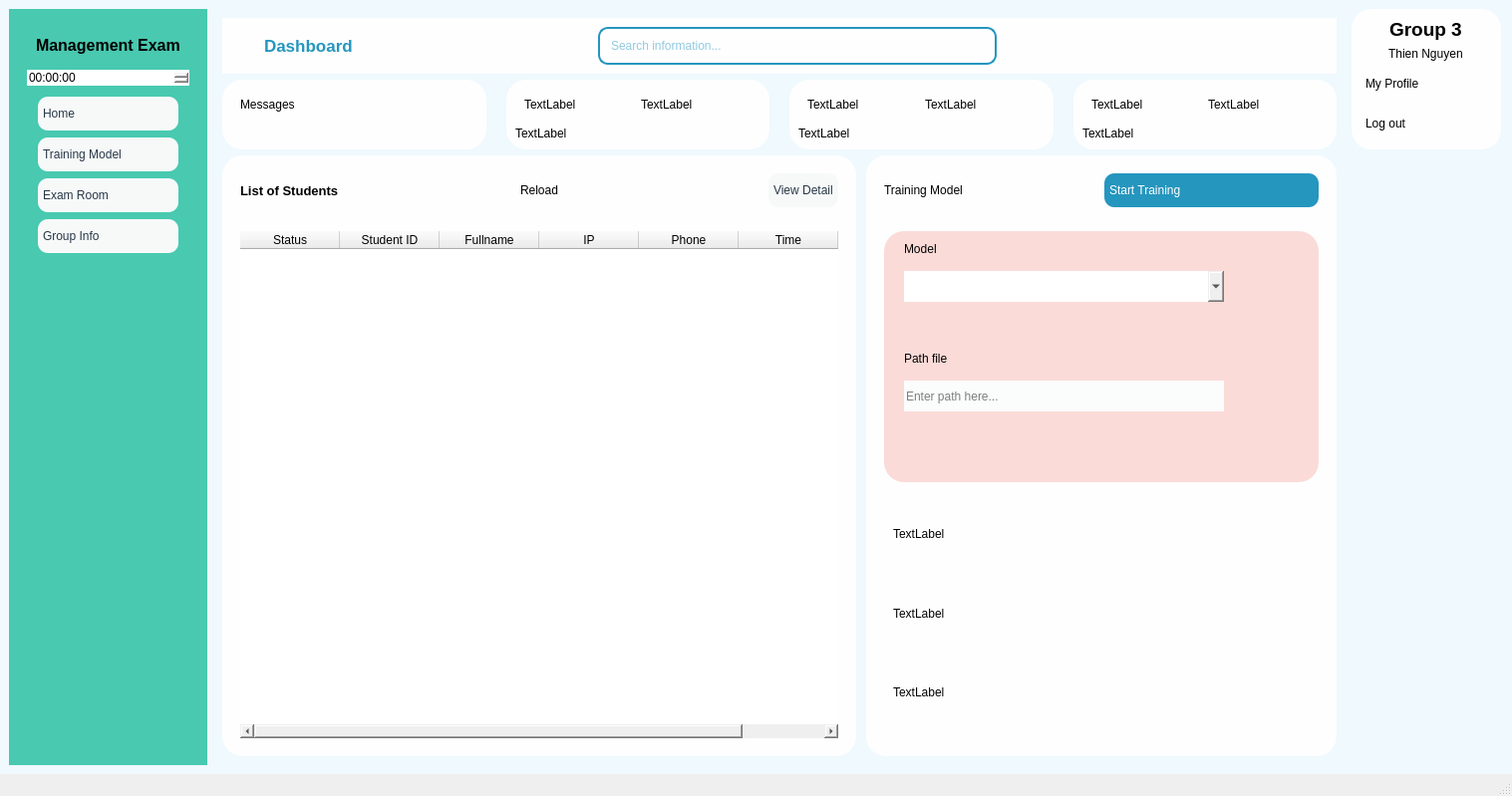
<?xml version="1.0" encoding="UTF-8"?>
<ui version="4.0">
 <class>MainWindow</class>
 <widget class="QMainWindow" name="MainWindow">
  <property name="geometry">
   <rect>
    <x>0</x>
    <y>0</y>
    <width>1517</width>
    <height>799</height>
   </rect>
  </property>
  <property name="sizePolicy">
   <sizepolicy hsizetype="Preferred" vsizetype="Expanding">
    <horstretch>0</horstretch>
    <verstretch>0</verstretch>
   </sizepolicy>
  </property>
  <property name="windowTitle">
   <string>MainWindow</string>
  </property>
  <widget class="QWidget" name="centralwidget">
   <property name="styleSheet">
    <string notr="true">*{
	color: #000;
	border: none;
}
#centralwidget{
	background-color: #eff9fe;

}
 #frame_11{
	background-color: #2596be;
}
QLineEdit{
	background: transparent;
	color: #2596be;
}
#searchFrame{
	border-radius: 10px;
	border: 2px solid #2596be;
}
#appHeader{
	color: #2596be;
}
#card1, #card2, #card3, #card4 {
	background-color: #fefeff;
	border-radius: 20px;
}
#pushButton, #pushButton_2{
	background-color: #2596be;
	color: #fff;
	border-radius: 10px;
}
#widget_4, #widget_5, #profileCont, #frame_15{
	background-color: #fefeff;
	border-radius: 20px;
}
#headerFrame{
	background-color: #fefeff;
}
#pushButton_3{
	background-color: #fefeff;
	padding: 10px 5px;
	text-align: left;
	border-top-left-radius: 20px ;
}
QPushButton{
	padding: 10px 5px;
	text-align: left;
}</string>
   </property>
   <layout class="QHBoxLayout" name="horizontalLayout">
    <property name="rightMargin">
     <number>11</number>
    </property>
    <item>
     <widget class="QWidget" name="leftMenu" native="true">
      <property name="styleSheet">
       <string notr="true">#leftMenu {
background-color:#48C9B0;
}</string>
      </property>
      <layout class="QVBoxLayout" name="verticalLayout_7">
       <item>
        <widget class="QFrame" name="frame_7">
         <property name="frameShape">
          <enum>QFrame::StyledPanel</enum>
         </property>
         <property name="frameShadow">
          <enum>QFrame::Raised</enum>
         </property>
         <layout class="QVBoxLayout" name="verticalLayout_8">
          <item>
           <widget class="QFrame" name="frame_8">
            <property name="sizePolicy">
             <sizepolicy hsizetype="Preferred" vsizetype="Preferred">
              <horstretch>0</horstretch>
              <verstretch>0</verstretch>
             </sizepolicy>
            </property>
            <property name="frameShape">
             <enum>QFrame::StyledPanel</enum>
            </property>
            <property name="frameShadow">
             <enum>QFrame::Raised</enum>
            </property>
            <layout class="QHBoxLayout" name="horizontalLayout_14">
             <item alignment="Qt::AlignTop">
              <widget class="QLabel" name="label_27">
               <property name="font">
                <font>
                 <pointsize>12</pointsize>
                 <weight>75</weight>
                 <bold>true</bold>
                </font>
               </property>
               <property name="text">
                <string>Management Exam</string>
               </property>
              </widget>
             </item>
            </layout>
           </widget>
          </item>
          <item>
           <widget class="QFrame" name="frame_9">
            <property name="sizePolicy">
             <sizepolicy hsizetype="Preferred" vsizetype="Expanding">
              <horstretch>0</horstretch>
              <verstretch>0</verstretch>
             </sizepolicy>
            </property>
            <property name="frameShape">
             <enum>QFrame::StyledPanel</enum>
            </property>
            <property name="frameShadow">
             <enum>QFrame::Raised</enum>
            </property>
            <layout class="QVBoxLayout" name="verticalLayout_9">
             <property name="spacing">
              <number>0</number>
             </property>
             <property name="leftMargin">
              <number>0</number>
             </property>
             <property name="topMargin">
              <number>0</number>
             </property>
             <property name="rightMargin">
              <number>0</number>
             </property>
             <property name="bottomMargin">
              <number>0</number>
             </property>
             <item>
              <widget class="QTimeEdit" name="timeEdit"/>
             </item>
             <item alignment="Qt::AlignTop">
              <widget class="QFrame" name="frame_10">
               <property name="sizePolicy">
                <sizepolicy hsizetype="Preferred" vsizetype="Expanding">
                 <horstretch>0</horstretch>
                 <verstretch>0</verstretch>
                </sizepolicy>
               </property>
               <property name="frameShape">
                <enum>QFrame::StyledPanel</enum>
               </property>
               <property name="frameShadow">
                <enum>QFrame::Raised</enum>
               </property>
               <layout class="QVBoxLayout" name="verticalLayout_10">
                <property name="spacing">
                 <number>7</number>
                </property>
                <property name="leftMargin">
                 <number>11</number>
                </property>
                <property name="topMargin">
                 <number>11</number>
                </property>
                <property name="rightMargin">
                 <number>11</number>
                </property>
                <property name="bottomMargin">
                 <number>11</number>
                </property>
                <item>
                 <widget class="QPushButton" name="btnHome">
                  <property name="minimumSize">
                   <size>
                    <width>0</width>
                    <height>0</height>
                   </size>
                  </property>
                  <property name="sizeIncrement">
                   <size>
                    <width>0</width>
                    <height>0</height>
                   </size>
                  </property>
                  <property name="styleSheet">
                   <string notr="true">#btnHome{
	background-color: #F7F9F9;
	color: #283747;
	border-radius: 10px;
}</string>
                  </property>
                  <property name="text">
                   <string>Home</string>
                  </property>
                  <property name="icon">
                   <iconset resource="resources.qrc">
                    <normaloff>:/greenIcons24/assets/green24/home.svg</normaloff>:/greenIcons24/assets/green24/home.svg</iconset>
                  </property>
                 </widget>
                </item>
                <item>
                 <widget class="QPushButton" name="btnCreate">
                  <property name="styleSheet">
                   <string notr="true">#btnCreate{
	background-color: #F7F9F9;
	color: #283747;
	border-radius: 10px;
}</string>
                  </property>
                  <property name="text">
                   <string>Training Model</string>
                  </property>
                  <property name="icon">
                   <iconset resource="resources.qrc">
                    <normaloff>:/greenIcons24/assets/green24/rss.svg</normaloff>:/greenIcons24/assets/green24/rss.svg</iconset>
                  </property>
                 </widget>
                </item>
                <item>
                 <widget class="QPushButton" name="btnB">
                  <property name="styleSheet">
                   <string notr="true">#btnB{
	background-color: #F7F9F9;
	color: #283747;
	border-radius: 10px;
}</string>
                  </property>
                  <property name="text">
                   <string>Exam Room</string>
                  </property>
                  <property name="icon">
                   <iconset resource="resources.qrc">
                    <normaloff>:/greenIcons24/assets/green24/package.svg</normaloff>:/greenIcons24/assets/green24/package.svg</iconset>
                  </property>
                 </widget>
                </item>
                <item>
                 <widget class="QPushButton" name="btnA">
                  <property name="styleSheet">
                   <string notr="true">#btnA{
	background-color: #F7F9F9;
	color: #283747;
	border-radius: 10px;
}</string>
                  </property>
                  <property name="text">
                   <string>Group Info</string>
                  </property>
                  <property name="icon">
                   <iconset resource="resources.qrc">
                    <normaloff>:/greenIcons24/assets/green24/info.svg</normaloff>:/greenIcons24/assets/green24/info.svg</iconset>
                  </property>
                 </widget>
                </item>
               </layout>
              </widget>
             </item>
            </layout>
           </widget>
          </item>
         </layout>
        </widget>
       </item>
      </layout>
     </widget>
    </item>
    <item>
     <widget class="QWidget" name="mainBody" native="true">
      <property name="sizePolicy">
       <sizepolicy hsizetype="Expanding" vsizetype="Preferred">
        <horstretch>0</horstretch>
        <verstretch>0</verstretch>
       </sizepolicy>
      </property>
      <layout class="QVBoxLayout" name="verticalLayout">
       <item alignment="Qt::AlignTop">
        <widget class="QWidget" name="headerFrame" native="true">
         <layout class="QHBoxLayout" name="horizontalLayout_2">
          <property name="spacing">
           <number>0</number>
          </property>
          <property name="leftMargin">
           <number>0</number>
          </property>
          <property name="topMargin">
           <number>0</number>
          </property>
          <property name="rightMargin">
           <number>0</number>
          </property>
          <property name="bottomMargin">
           <number>0</number>
          </property>
          <item alignment="Qt::AlignLeft">
           <widget class="QWidget" name="widget" native="true">
            <layout class="QHBoxLayout" name="horizontalLayout_3">
             <property name="spacing">
              <number>0</number>
             </property>
             <property name="leftMargin">
              <number>0</number>
             </property>
             <property name="topMargin">
              <number>0</number>
             </property>
             <property name="rightMargin">
              <number>0</number>
             </property>
             <property name="bottomMargin">
              <number>0</number>
             </property>
             <item>
              <widget class="QPushButton" name="menuBtn">
               <property name="text">
                <string/>
               </property>
               <property name="icon">
                <iconset resource="resources.qrc">
                 <normaloff>:/greenIcons24/assets/green24/align-justify.svg</normaloff>:/greenIcons24/assets/green24/align-justify.svg</iconset>
               </property>
               <property name="iconSize">
                <size>
                 <width>30</width>
                 <height>30</height>
                </size>
               </property>
              </widget>
             </item>
             <item>
              <widget class="QLabel" name="appHeader">
               <property name="font">
                <font>
                 <pointsize>13</pointsize>
                 <weight>75</weight>
                 <bold>true</bold>
                </font>
               </property>
               <property name="text">
                <string>Dashboard</string>
               </property>
              </widget>
             </item>
            </layout>
           </widget>
          </item>
          <item alignment="Qt::AlignHCenter|Qt::AlignTop">
           <widget class="QWidget" name="widget_2" native="true">
            <layout class="QHBoxLayout" name="horizontalLayout_4">
             <item>
              <widget class="QLabel" name="label_2">
               <property name="minimumSize">
                <size>
                 <width>30</width>
                 <height>30</height>
                </size>
               </property>
               <property name="maximumSize">
                <size>
                 <width>40</width>
                 <height>40</height>
                </size>
               </property>
               <property name="sizeIncrement">
                <size>
                 <width>0</width>
                 <height>0</height>
                </size>
               </property>
               <property name="text">
                <string/>
               </property>
               <property name="pixmap">
                <pixmap resource="resources.qrc">:/greenIcons24/assets/green24/search.svg</pixmap>
               </property>
              </widget>
             </item>
             <item>
              <widget class="QFrame" name="searchFrame">
               <property name="minimumSize">
                <size>
                 <width>400</width>
                 <height>0</height>
                </size>
               </property>
               <property name="frameShape">
                <enum>QFrame::StyledPanel</enum>
               </property>
               <property name="frameShadow">
                <enum>QFrame::Raised</enum>
               </property>
               <layout class="QHBoxLayout" name="horizontalLayout_5">
                <item>
                 <widget class="QLineEdit" name="lineEdit">
                  <property name="placeholderText">
                   <string>Search information...</string>
                  </property>
                 </widget>
                </item>
               </layout>
              </widget>
             </item>
            </layout>
           </widget>
          </item>
          <item>
           <widget class="QWidget" name="widget_3" native="true">
            <layout class="QHBoxLayout" name="horizontalLayout_6">
             <property name="spacing">
              <number>0</number>
             </property>
             <property name="leftMargin">
              <number>0</number>
             </property>
             <property name="topMargin">
              <number>0</number>
             </property>
             <property name="rightMargin">
              <number>0</number>
             </property>
             <property name="bottomMargin">
              <number>0</number>
             </property>
             <item alignment="Qt::AlignRight">
              <widget class="QPushButton" name="accountBtn">
               <property name="text">
                <string/>
               </property>
               <property name="icon">
                <iconset resource="resources.qrc">
                 <normaloff>:/greenIcons24/assets/green24/user.svg</normaloff>:/greenIcons24/assets/green24/user.svg</iconset>
               </property>
               <property name="iconSize">
                <size>
                 <width>30</width>
                 <height>30</height>
                </size>
               </property>
              </widget>
             </item>
            </layout>
           </widget>
          </item>
         </layout>
        </widget>
       </item>
       <item>
        <widget class="QWidget" name="cardsFrame" native="true">
         <property name="font">
          <font>
           <weight>75</weight>
           <bold>true</bold>
          </font>
         </property>
         <layout class="QHBoxLayout" name="horizontalLayout_7">
          <property name="spacing">
           <number>20</number>
          </property>
          <property name="leftMargin">
           <number>0</number>
          </property>
          <property name="topMargin">
           <number>0</number>
          </property>
          <property name="rightMargin">
           <number>0</number>
          </property>
          <property name="bottomMargin">
           <number>0</number>
          </property>
          <item>
           <widget class="QFrame" name="card1">
            <property name="frameShape">
             <enum>QFrame::StyledPanel</enum>
            </property>
            <property name="frameShadow">
             <enum>QFrame::Raised</enum>
            </property>
            <layout class="QVBoxLayout" name="verticalLayout_2">
             <item>
              <widget class="QFrame" name="frame">
               <property name="frameShape">
                <enum>QFrame::StyledPanel</enum>
               </property>
               <property name="frameShadow">
                <enum>QFrame::Raised</enum>
               </property>
               <layout class="QHBoxLayout" name="horizontalLayout_8">
                <item>
                 <widget class="QLabel" name="label_3">
                  <property name="text">
                   <string>Messages</string>
                  </property>
                 </widget>
                </item>
                <item>
                 <widget class="QLabel" name="label">
                  <property name="minimumSize">
                   <size>
                    <width>0</width>
                    <height>0</height>
                   </size>
                  </property>
                  <property name="text">
                   <string/>
                  </property>
                  <property name="pixmap">
                   <pixmap resource="resources.qrc">:/greenIcons24/assets/green24/message-square.svg</pixmap>
                  </property>
                 </widget>
                </item>
               </layout>
              </widget>
             </item>
             <item>
              <widget class="QLabel" name="label_4">
               <property name="text">
                <string/>
               </property>
              </widget>
             </item>
            </layout>
           </widget>
          </item>
          <item>
           <widget class="QWidget" name="card4" native="true">
            <layout class="QVBoxLayout" name="verticalLayout_5">
             <item>
              <widget class="QFrame" name="frame_4">
               <property name="frameShape">
                <enum>QFrame::StyledPanel</enum>
               </property>
               <property name="frameShadow">
                <enum>QFrame::Raised</enum>
               </property>
               <layout class="QHBoxLayout" name="horizontalLayout_12">
                <item>
                 <widget class="QLabel" name="label_12">
                  <property name="text">
                   <string>TextLabel</string>
                  </property>
                 </widget>
                </item>
                <item>
                 <widget class="QLabel" name="label_13">
                  <property name="text">
                   <string>TextLabel</string>
                  </property>
                 </widget>
                </item>
               </layout>
              </widget>
             </item>
             <item>
              <widget class="QLabel" name="label_11">
               <property name="text">
                <string>TextLabel</string>
               </property>
              </widget>
             </item>
            </layout>
           </widget>
          </item>
          <item>
           <widget class="QFrame" name="card2">
            <property name="frameShape">
             <enum>QFrame::StyledPanel</enum>
            </property>
            <property name="frameShadow">
             <enum>QFrame::Raised</enum>
            </property>
            <layout class="QVBoxLayout" name="verticalLayout_3">
             <item>
              <widget class="QFrame" name="frame_2">
               <property name="frameShape">
                <enum>QFrame::StyledPanel</enum>
               </property>
               <property name="frameShadow">
                <enum>QFrame::Raised</enum>
               </property>
               <layout class="QHBoxLayout" name="horizontalLayout_10">
                <item>
                 <widget class="QLabel" name="label_6">
                  <property name="text">
                   <string>TextLabel</string>
                  </property>
                 </widget>
                </item>
                <item>
                 <widget class="QLabel" name="label_7">
                  <property name="text">
                   <string>TextLabel</string>
                  </property>
                 </widget>
                </item>
               </layout>
              </widget>
             </item>
             <item>
              <widget class="QLabel" name="label_5">
               <property name="text">
                <string>TextLabel</string>
               </property>
              </widget>
             </item>
            </layout>
           </widget>
          </item>
          <item>
           <widget class="QFrame" name="card3">
            <property name="frameShape">
             <enum>QFrame::StyledPanel</enum>
            </property>
            <property name="frameShadow">
             <enum>QFrame::Raised</enum>
            </property>
            <layout class="QVBoxLayout" name="verticalLayout_4">
             <item>
              <widget class="QFrame" name="frame_3">
               <property name="frameShape">
                <enum>QFrame::StyledPanel</enum>
               </property>
               <property name="frameShadow">
                <enum>QFrame::Raised</enum>
               </property>
               <layout class="QHBoxLayout" name="horizontalLayout_11">
                <item>
                 <widget class="QLabel" name="label_9">
                  <property name="text">
                   <string>TextLabel</string>
                  </property>
                 </widget>
                </item>
                <item>
                 <widget class="QLabel" name="label_10">
                  <property name="text">
                   <string>TextLabel</string>
                  </property>
                 </widget>
                </item>
               </layout>
              </widget>
             </item>
             <item>
              <widget class="QLabel" name="label_8">
               <property name="text">
                <string>TextLabel</string>
               </property>
              </widget>
             </item>
            </layout>
           </widget>
          </item>
         </layout>
        </widget>
       </item>
       <item>
        <widget class="QWidget" name="mainFrame" native="true">
         <property name="sizePolicy">
          <sizepolicy hsizetype="Preferred" vsizetype="Expanding">
           <horstretch>0</horstretch>
           <verstretch>0</verstretch>
          </sizepolicy>
         </property>
         <property name="font">
          <font>
           <weight>75</weight>
           <bold>true</bold>
          </font>
         </property>
         <layout class="QHBoxLayout" name="horizontalLayout_9">
          <property name="spacing">
           <number>10</number>
          </property>
          <property name="leftMargin">
           <number>0</number>
          </property>
          <property name="topMargin">
           <number>0</number>
          </property>
          <property name="rightMargin">
           <number>0</number>
          </property>
          <property name="bottomMargin">
           <number>0</number>
          </property>
          <item>
           <widget class="QWidget" name="widget_4" native="true">
            <layout class="QVBoxLayout" name="verticalLayout_6">
             <item alignment="Qt::AlignTop">
              <widget class="QFrame" name="frame_5">
               <property name="frameShape">
                <enum>QFrame::StyledPanel</enum>
               </property>
               <property name="frameShadow">
                <enum>QFrame::Raised</enum>
               </property>
               <layout class="QHBoxLayout" name="horizontalLayout_13">
                <item alignment="Qt::AlignLeft">
                 <widget class="QLabel" name="label_14">
                  <property name="font">
                   <font>
                    <pointsize>10</pointsize>
                    <weight>75</weight>
                    <bold>true</bold>
                   </font>
                  </property>
                  <property name="text">
                   <string>List of Students</string>
                  </property>
                 </widget>
                </item>
                <item alignment="Qt::AlignHCenter">
                 <widget class="QPushButton" name="btnReload">
                  <property name="text">
                   <string>Reload</string>
                  </property>
                  <property name="icon">
                   <iconset resource="resources.qrc">
                    <normaloff>:/greenIcons24/assets/green24/refresh-ccw.svg</normaloff>:/greenIcons24/assets/green24/refresh-ccw.svg</iconset>
                  </property>
                  <property name="iconSize">
                   <size>
                    <width>40</width>
                    <height>40</height>
                   </size>
                  </property>
                 </widget>
                </item>
                <item alignment="Qt::AlignRight">
                 <widget class="QPushButton" name="pushButton">
                  <property name="styleSheet">
                   <string notr="true">#pushButton {
	background-color: #F7F9F9;
	color: #283747;
	border-radius: 10px;
}</string>
                  </property>
                  <property name="text">
                   <string>View Detail</string>
                  </property>
                  <property name="icon">
                   <iconset resource="resources.qrc">
                    <normaloff>:/greenIcons24/assets/green24/arrow-right.svg</normaloff>:/greenIcons24/assets/green24/arrow-right.svg</iconset>
                  </property>
                  <property name="iconSize">
                   <size>
                    <width>40</width>
                    <height>40</height>
                   </size>
                  </property>
                 </widget>
                </item>
               </layout>
              </widget>
             </item>
             <item>
              <widget class="QFrame" name="frame_6">
               <property name="sizePolicy">
                <sizepolicy hsizetype="Preferred" vsizetype="Expanding">
                 <horstretch>0</horstretch>
                 <verstretch>0</verstretch>
                </sizepolicy>
               </property>
               <property name="frameShape">
                <enum>QFrame::StyledPanel</enum>
               </property>
               <property name="frameShadow">
                <enum>QFrame::Raised</enum>
               </property>
               <layout class="QGridLayout" name="gridLayout">
                <item row="0" column="0" alignment="Qt::AlignHCenter">
                 <widget class="QTableWidget" name="tableStudentInfo">
                  <property name="minimumSize">
                   <size>
                    <width>600</width>
                    <height>400</height>
                   </size>
                  </property>
                  <property name="maximumSize">
                   <size>
                    <width>600</width>
                    <height>600</height>
                   </size>
                  </property>
                  <column>
                   <property name="text">
                    <string>Status</string>
                   </property>
                  </column>
                  <column>
                   <property name="text">
                    <string>Student ID</string>
                   </property>
                  </column>
                  <column>
                   <property name="text">
                    <string>Fullname</string>
                   </property>
                  </column>
                  <column>
                   <property name="text">
                    <string>IP</string>
                   </property>
                  </column>
                  <column>
                   <property name="text">
                    <string>Phone</string>
                   </property>
                  </column>
                  <column>
                   <property name="text">
                    <string>Time</string>
                   </property>
                  </column>
                  <column>
                   <property name="text">
                    <string>Model</string>
                   </property>
                  </column>
                 </widget>
                </item>
               </layout>
              </widget>
             </item>
            </layout>
           </widget>
          </item>
          <item>
           <widget class="QWidget" name="widget_5" native="true">
            <layout class="QVBoxLayout" name="verticalLayout_13">
             <item alignment="Qt::AlignTop">
              <widget class="QFrame" name="frame_12">
               <property name="frameShape">
                <enum>QFrame::StyledPanel</enum>
               </property>
               <property name="frameShadow">
                <enum>QFrame::Raised</enum>
               </property>
               <layout class="QHBoxLayout" name="horizontalLayout_15">
                <item>
                 <widget class="QLabel" name="label_15">
                  <property name="text">
                   <string>Training Model</string>
                  </property>
                 </widget>
                </item>
                <item>
                 <widget class="QPushButton" name="pushButton_2">
                  <property name="text">
                   <string>Start Training</string>
                  </property>
                  <property name="icon">
                   <iconset resource="resources.qrc">
                    <normaloff>:/greenIcons24/assets/green24/target.svg</normaloff>:/greenIcons24/assets/green24/target.svg</iconset>
                  </property>
                  <property name="iconSize">
                   <size>
                    <width>30</width>
                    <height>30</height>
                   </size>
                  </property>
                 </widget>
                </item>
               </layout>
              </widget>
             </item>
             <item>
              <widget class="QFrame" name="frame_train">
               <property name="sizePolicy">
                <sizepolicy hsizetype="Preferred" vsizetype="Expanding">
                 <horstretch>0</horstretch>
                 <verstretch>0</verstretch>
                </sizepolicy>
               </property>
               <property name="frameShape">
                <enum>QFrame::StyledPanel</enum>
               </property>
               <property name="frameShadow">
                <enum>QFrame::Raised</enum>
               </property>
               <layout class="QVBoxLayout" name="verticalLayout_14">
                <item>
                 <widget class="QFrame" name="frame_11">
                  <property name="styleSheet">
                   <string notr="true">#frame_11{
	background-color: #FADBD8;
	border-radius: 20px;
}</string>
                  </property>
                  <property name="frameShape">
                   <enum>QFrame::StyledPanel</enum>
                  </property>
                  <property name="frameShadow">
                   <enum>QFrame::Raised</enum>
                  </property>
                  <widget class="QComboBox" name="comboBox">
                   <property name="geometry">
                    <rect>
                     <x>20</x>
                     <y>40</y>
                     <width>321</width>
                     <height>31</height>
                    </rect>
                   </property>
                  </widget>
                  <widget class="QLabel" name="label_17">
                   <property name="geometry">
                    <rect>
                     <x>20</x>
                     <y>120</y>
                     <width>55</width>
                     <height>16</height>
                    </rect>
                   </property>
                   <property name="text">
                    <string>Path file</string>
                   </property>
                  </widget>
                  <widget class="QLabel" name="label_16">
                   <property name="geometry">
                    <rect>
                     <x>20</x>
                     <y>10</y>
                     <width>55</width>
                     <height>16</height>
                    </rect>
                   </property>
                   <property name="text">
                    <string>Model</string>
                   </property>
                  </widget>
                  <widget class="QLineEdit" name="path">
                   <property name="geometry">
                    <rect>
                     <x>20</x>
                     <y>150</y>
                     <width>321</width>
                     <height>31</height>
                    </rect>
                   </property>
                   <property name="autoFillBackground">
                    <bool>false</bool>
                   </property>
                   <property name="styleSheet">
                    <string notr="true">#path {
color: black;
background-color: #FBFCFC
}</string>
                   </property>
                   <property name="placeholderText">
                    <string>Enter path here...</string>
                   </property>
                  </widget>
                 </widget>
                </item>
                <item>
                 <widget class="QFrame" name="frame_13">
                  <property name="frameShape">
                   <enum>QFrame::StyledPanel</enum>
                  </property>
                  <property name="frameShadow">
                   <enum>QFrame::Raised</enum>
                  </property>
                  <layout class="QVBoxLayout" name="verticalLayout_15">
                   <item>
                    <widget class="QLabel" name="label_18">
                     <property name="text">
                      <string>TextLabel</string>
                     </property>
                    </widget>
                   </item>
                   <item>
                    <widget class="QLabel" name="label_19">
                     <property name="text">
                      <string>TextLabel</string>
                     </property>
                    </widget>
                   </item>
                   <item>
                    <widget class="QLabel" name="label_20">
                     <property name="text">
                      <string>TextLabel</string>
                     </property>
                    </widget>
                   </item>
                  </layout>
                 </widget>
                </item>
               </layout>
              </widget>
             </item>
            </layout>
           </widget>
          </item>
         </layout>
        </widget>
       </item>
      </layout>
     </widget>
    </item>
    <item alignment="Qt::AlignTop">
     <widget class="QWidget" name="widget_6" native="true">
      <property name="minimumSize">
       <size>
        <width>150</width>
        <height>0</height>
       </size>
      </property>
      <layout class="QVBoxLayout" name="verticalLayout_12">
       <property name="leftMargin">
        <number>0</number>
       </property>
       <property name="topMargin">
        <number>0</number>
       </property>
       <property name="rightMargin">
        <number>0</number>
       </property>
       <property name="bottomMargin">
        <number>0</number>
       </property>
       <item>
        <widget class="QFrame" name="profileCont">
         <property name="minimumSize">
          <size>
           <width>100</width>
           <height>0</height>
          </size>
         </property>
         <property name="autoFillBackground">
          <bool>false</bool>
         </property>
         <property name="frameShape">
          <enum>QFrame::StyledPanel</enum>
         </property>
         <property name="frameShadow">
          <enum>QFrame::Raised</enum>
         </property>
         <layout class="QVBoxLayout" name="verticalLayout_11">
          <item alignment="Qt::AlignHCenter">
           <widget class="QLabel" name="label_29">
            <property name="font">
             <font>
              <pointsize>14</pointsize>
              <weight>75</weight>
              <bold>true</bold>
             </font>
            </property>
            <property name="text">
             <string>Group 3</string>
            </property>
           </widget>
          </item>
          <item alignment="Qt::AlignHCenter">
           <widget class="QLabel" name="label_28">
            <property name="text">
             <string>Thien Nguyen</string>
            </property>
           </widget>
          </item>
          <item>
           <widget class="QPushButton" name="btnProfile">
            <property name="text">
             <string>My Profile</string>
            </property>
            <property name="icon">
             <iconset resource="resources.qrc">
              <normaloff>:/greenIcons24/assets/green24/user.svg</normaloff>:/greenIcons24/assets/green24/user.svg</iconset>
            </property>
           </widget>
          </item>
          <item>
           <widget class="QPushButton" name="btnLogout">
            <property name="text">
             <string>Log out</string>
            </property>
            <property name="icon">
             <iconset resource="resources.qrc">
              <normaloff>:/greenIcons24/assets/green24/log-out.svg</normaloff>:/greenIcons24/assets/green24/log-out.svg</iconset>
            </property>
           </widget>
          </item>
         </layout>
        </widget>
       </item>
      </layout>
     </widget>
    </item>
   </layout>
  </widget>
  <widget class="QMenuBar" name="menubar">
   <property name="geometry">
    <rect>
     <x>0</x>
     <y>0</y>
     <width>1517</width>
     <height>26</height>
    </rect>
   </property>
  </widget>
  <widget class="QStatusBar" name="statusbar"/>
 </widget>
 <resources>
  <include location="resources.qrc"/>
 </resources>
 <connections/>
</ui>
